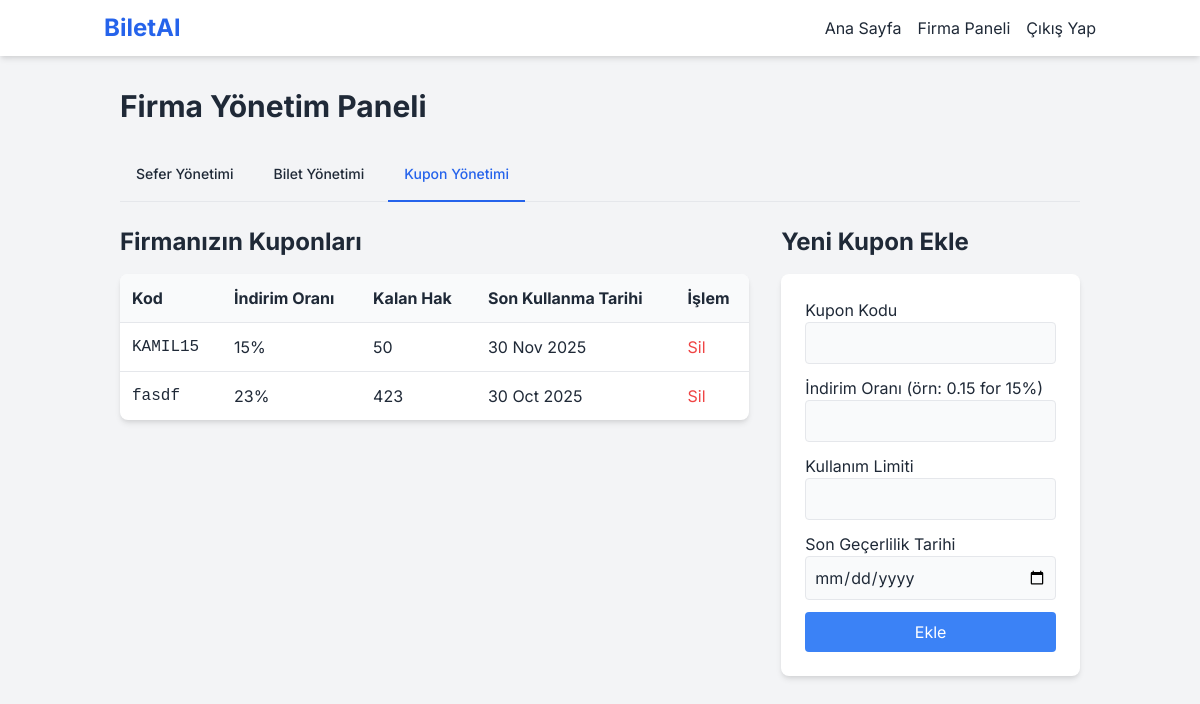
/firmaadmin/index.php?tab=coupons (signed in), run on the app's committed database.
### tables this page shows
CREATE TABLE coupons (
                id INTEGER PRIMARY KEY AUTOINCREMENT, code TEXT NOT NULL UNIQUE, discount_rate REAL NOT NULL,
                usage_limit INTEGER NOT NULL, expiry_date TEXT NOT NULL, company_id INTEGER,
                FOREIGN KEY (company_id) REFERENCES companies(id) ON DELETE SET NULL
            );

### firmaadmin/index.php (the view, shortened to what this page needs)
<?php
require_once '../config.php';
$company_id = $_SESSION['company_id'];
$tab = $_GET['tab'] ?? 'trips';
include '../header.php';
?>
<h1 class="text-3xl font-bold mb-6">Firma Yönetim Paneli</h1>
<div class="mb-6 border-b border-gray-200">
    <ul class="flex flex-wrap -mb-px text-sm font-medium text-center">
        <li class="mr-2"><a href="index.php?tab=trips" class="inline-block p-4 border-b-2 rounded-t-lg <?php echo $tab === 'trips' ? 'text-blue-600 border-blue-600' : 'border-transparent hover:text-gray-600 hover:border-gray-300'; ?>">Sefer Yönetimi</a></li>
        <li class="mr-2"><a href="index.php?tab=bookings" class="inline-block p-4 border-b-2 rounded-t-lg <?php echo $tab === 'bookings' ? 'text-blue-600 border-blue-600' : 'border-transparent hover:text-gray-600 hover:border-gray-300'; ?>">Bilet Yönetimi</a></li>
        <li class="mr-2"><a href="index.php?tab=coupons" class="inline-block p-4 border-b-2 rounded-t-lg <?php echo $tab === 'coupons' ? 'text-blue-600 border-blue-600' : 'border-transparent hover:text-gray-600 hover:border-gray-300'; ?>">Kupon Yönetimi</a></li>
    </ul>
</div>
<?php if ($tab === 'trips'):
    $stmt = $pdo->prepare("SELECT * FROM trips WHERE company_id = ? ORDER BY departure_time DESC");
    $stmt->execute([$company_id]);
    $trips = $stmt->fetchAll();
?>
<div class="grid grid-cols-1 md:grid-cols-3 gap-8">
    <div class="md:col-span-2">
        <h2 class="text-2xl font-bold mb-4">Seferleriniz</h2>
        <div class="bg-white rounded-lg shadow-md overflow-x-auto">
            <table class="w-full text-left">
                <thead class="bg-gray-50"><tr><th class="p-3">Güzergah</th><th class="p-3">Kalkış</th><th class="p-3">Fiyat</th><th class="p-3">İşlem</th></tr></thead>
                <tbody>
                <?php foreach($trips as $trip): ?>
                    <tr class="border-t">
                        <td class="p-3"><?php echo htmlspecialchars($trip['departure_location']); ?> - <?php echo htmlspecialchars($trip['arrival_location']); ?></td>
                        <td class="p-3"><?php echo date('d M Y, H:i', strtotime($trip['departure_time'])); ?></td>
                        <td class="p-3"><?php echo $trip['price']; ?> TL</td>
                        <td class="p-3">
                            <form action="index.php?tab=trips&action=delete_trip" method="POST" onsubmit="return confirm('Bu seferi silmek istediğinize emin misiniz?');">
                                <input type="hidden" name="trip_id" value="<?php echo $trip['id']; ?>"><button type="submit" class="text-red-500 hover:underline">Sil</button>
                            </form>
                        </td>
                    </tr>
                <?php endforeach; ?>
                </tbody>
            </table>
        </div>
    </div>
    <div>
        <h2 class="text-2xl font-bold mb-4">Yeni Sefer Ekle</h2>
        <div class="bg-white rounded-lg shadow-md p-6">
            <form action="index.php?tab=trips&action=add_trip" method="POST">
                <div class="mb-3"><label class="block">Kalkış Yeri</label><input type="text" name="departure_location" required class="w-full p-2 border rounded bg-gray-50"></div>
                <div class="mb-3"><label class="block">Varış Yeri</label><input type="text" name="arrival_location" required class="w-full p-2 border rounded bg-gray-50"></div>
                <div class="mb-3"><label class="block">Kalkış Zamanı</label><input type="datetime-local" name="departure_time" required class="w-full p-2 border rounded bg-gray-50"></div>
                <div class="mb-3"><label class="block">Fiyat</label><input type="number" step="0.01" name="price" required class="w-full p-2 border rounded bg-gray-50"></div>
                <div class="mb-3"><label class="block">Koltuk Sayısı</label><input type="number" name="seat_count" required class="w-full p-2 border rounded bg-gray-50"></div>
                <button type="submit" class="w-full bg-blue-500 text-white p-2 rounded hover:bg-blue-600">Ekle</button>
            </form>
        </div>
    </div>
</div>
<?php elseif ($tab === 'coupons'):
    $stmt = $pdo->prepare("SELECT * FROM coupons WHERE company_id = ? ORDER BY expiry_date DESC");
    $stmt->execute([$company_id]);
    $coupons = $stmt->fetchAll();
?>
<div class="grid grid-cols-1 md:grid-cols-3 gap-8">
    <div class="md:col-span-2">
        <h2 class="text-2xl font-bold mb-4">Firmanızın Kuponları</h2>
        <div class="bg-white rounded-lg shadow-md overflow-x-auto">
            <table class="w-full text-left">
                <thead class="bg-gray-50"><tr><th class="p-3">Kod</th><th class="p-3">İndirim Oranı</th><th class="p-3">Kalan Hak</th><th class="p-3">Son Kullanma Tarihi</th><th class="p-3">İşlem</th></tr></thead>
                <tbody>
                <?php foreach($coupons as $coupon): ?>
                    <tr class="border-t">
                        <td class="p-3 font-mono"><?php echo htmlspecialchars($coupon['code']); ?></td>
                        <td class="p-3"><?php echo ($coupon['discount_rate'] * 100); ?>%</td>
                        <td class="p-3"><?php echo $coupon['usage_limit']; ?></td>
                        <td class="p-3"><?php echo date('d M Y', strtotime($coupon['expiry_date'])); ?></td>
                        <td class="p-3">
                            <form action="index.php?tab=coupons&action=delete_coupon" method="POST" onsubmit="return confirm('Bu kuponu silmek istediğinize emin misiniz?');">
                                <input type="hidden" name="coupon_id" value="<?php echo $coupon['id']; ?>"><button type="submit" class="text-red-500 hover:underline">Sil</button>
                            </form>
                        </td>
                    </tr>
                <?php endforeach; ?>
                </tbody>
            </table>
        </div>
    </div>
    <div>
        <h2 class="text-2xl font-bold mb-4">Yeni Kupon Ekle</h2>
        <div class="bg-white rounded-lg shadow-md p-6">
            <form action="index.php?tab=coupons&action=add_coupon" method="POST">
                <div class="mb-3"><label class="block">Kupon Kodu</label><input type="text" name="code" required class="w-full p-2 border rounded bg-gray-50"></div>
                <div class="mb-3"><label class="block">İndirim Oranı (örn: 0.15 for 15%)</label><input type="number" step="0.01" min="0.01" max="1" name="discount_rate" required class="w-full p-2 border rounded bg-gray-50"></div>
                <div class="mb-3"><label class="block">Kullanım Limiti</label><input type="number" min="1" name="usage_limit" required class="w-full p-2 border rounded bg-gray-50"></div>
                <div class="mb-3"><label class="block">Son Geçerlilik Tarihi</label><input type="date" name="expiry_date" required class="w-full p-2 border rounded bg-gray-50"></div>
                <button type="submit" class="w-full bg-blue-500 text-white p-2 rounded hover:bg-blue-600">Ekle</button>
            </form>
        </div>
    </div>
</div>
<?php endif; ?>
<?php
include '../footer.php';
?>

### style.css (style rules this page uses)
body { font-family: 'Inter', sans-serif; }

### data on the page
coupons: code "KAMIL15", $coupon['discount_rate']*100 "15", usage_limit "50", expiry_date "30 Nov 2025"
coupons: code "fasdf", $coupon['discount_rate']*100 "23", usage_limit "423", expiry_date "30 Oct 2025"
